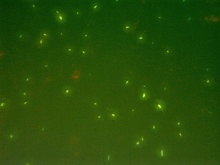
%> input picture media/target/160419_181920_ALI.jpg, 220 x 165 px, shrunk from 1600 x 1200 before the run
$ octave --eval "result = tuberculosetraining(rgb2gray(imread('target/160419_181920_ALI.jpg')));"   (GNU Octave 9; MATLAB toolbox functions it lacks are replaced by stand-ins)
%> lines starting %> are read from the running program, lines starting %| are printed output that depends on the picture
%Desarrollado por Manuel Guillermo Forero Vargas
function objects=tuberculosetraining(image)
%----------------------------------------------------------------
%Obtiene contorno de los objetos en la imagen
%imshow(image);
%pause;
%perimeterimage=bwperim(image);
negativeimage=imcomplement(image);
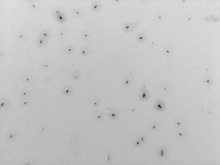
%> negativeimage: size 165x220 uint8; min 29, max 223, mean 197
%Crea imagen etiquetada de los contornos
labelimage=bwlabel(negativeimage,8);
%> labelimage: size 165x220 double; every value is 1
%RGB = label2rgb(labelimage,@jet,'k');
%imshow(RGB,'notruesize')
%pause;
%----------------------------------------------------------------
%Obtiene el numero de regiones conectadas en la imagen
labelNumber=max(max(labelimage));
%> labelNumber = 1
%----------------------------------------------------------------
%Obtiene regiones con contorno mayor a 50 puntos
stats=regionprops(labelimage,'Area');
%> stats = 1 region; Area: 36300
idx=find([stats.Area]>10&[stats.Area]<200);
%> idx = []
shapesimage=ismember(labelimage,idx);
%> shapesimage: size 165x220 logical; every value is 0
%----------------------------------------------------------------
%Crea nueva imagen etiquetada de los contornos restantes
labelimage=bwlabel(shapesimage,8);
%> labelimage: size 165x220 double; every value is 0
%Obtiene el numero de regiones conectadas en la imagen
labelNumber=max(max(labelimage));
%> labelNumber = 0
if labelNumber>1
    disp('Advertencia: Mas de un objeto en la imagen');
elseif labelNumber==0
    disp('Grave: No hay objetos en la imagen');
end
%----------------------------------------------------------------
%Se cargan los descriptores obtenidos
objects=zeros(1,10);
%----------------------------------------------------------------
%Se obtiene la imagen rellena del objeto
%RGB = label2rgb(labelimage,@jet,'k');
%imshow(RGB,'notruesize')
stats=regionprops(labelimage,'FilledImage');
%> stats = empty struct
%> (the run ends here)
